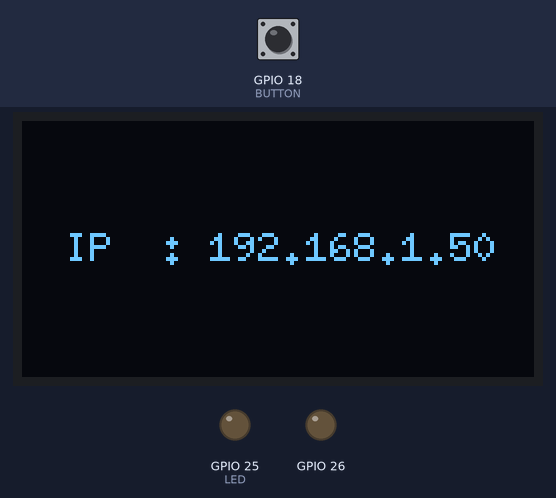
Recording of a sketch running on a simulated ESP32. Shown: 128×64 one-colour display, output pins drawn as LEDs (lit = HIGH). The inputs (shaded band) are chosen by the test bench; at power-on: GPIO 18 (BUTTON) HIGH. WiFi joins after 1.5 s; servers stay silent unless stated; uploads are accepted with an empty reply; what the sketch prints to the serial monitor is not drawn.

Above: at 1.6 s.
At 4.8 s:
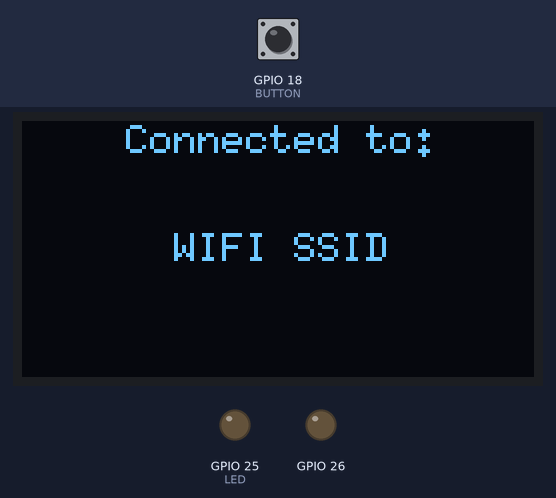
4.9 s: GPIO 18 (BUTTON) pulled LOW for 0.15 s
At 6.7 s:
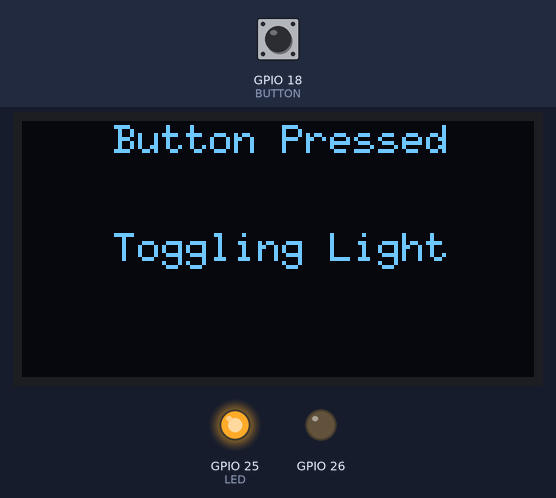
10.9 s: GPIO 18 (BUTTON) pulled LOW for 1 s
At 16.3 s:
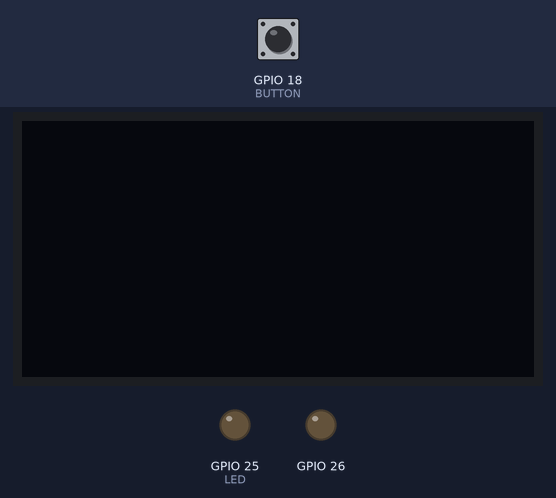
Timing chart, 0 to 17.8 s (numbered marks = the images above; inputs shaded):
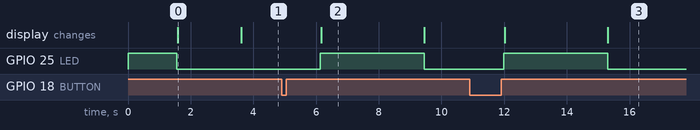

Measured:
- after the input at 4.9 s, GPIO 25 (LED): LOW → HIGH after 1.2 s, → LOW 3.3 s later; the display: changes after 1.3 s (image 2)
- after the input at 10.9 s, GPIO 25 (LED): LOW → HIGH after 1.1 s, → LOW 3.3 s later; the display: first changes after 1.1 s (image 3 shows a later state)
- what the display in image 0 shows lasts 2.0 s, from 1.6 s to 3.6 s
- what the display in image 2 shows lasts 3.3 s, from 6.2 s to 9.5 s

The sketch:

LIFX-Light-Toggle.ino
```cpp
/*
 *  HTTP over TLS (HTTPS) example sketch
 *
 *  This example demonstrates how to use
 *  WiFiClientSecure class to access HTTPS API.
 *  We fetch and display the status of
 *  esp8266/Arduino project continuous integration
 *  build.
 *
 *  Created by Ivan Grokhotkov, 2015.
 *  This example is in public domain.
 *
 *  Edited by Jordan Davis and Eric Brasuell, May 3 2020
 *  Updated it to inclued support for ESP32 and the U8g2 screen library
 */

#include <WiFi.h>
#include <WiFiClientSecure.h>
#include <U8g2lib.h>
#define BUTTON                    18  //Pin for button
#define LED                       25  //Pin for board LED
#define FONT_ONE_HEIGHT           8
#define FONT_TWO_HEIGHT           20
char      chBuffer[128];

U8G2_SSD1306_128X64_NONAME_F_HW_I2C       u8g2(U8G2_R0, 16, 15, 4);

const char* chSSID = "WIFI SSID"; //Insert WIFI SSID here, keep the quotes
const char* password = "PASSWORD"; //Insert WIFI password here, keep the quotes

const char* host = "api.lifx.com";
const int httpsPort = 443;

int usleep(useconds_t usec);

// Use web browser to view and copy
// SHA1 fingerprint of the certificate
bool buttonPressed;
void setup() {
  //Serial baud rate
  Serial.begin(115200);

  //setup for Ledc Code
  ledcSetup(0, 1E5, 12);
  ledcAttachPin(26, 0); // Change 25 to 26 as required
  ledcWrite(26, 25);

  pinMode(BUTTON, INPUT_PULLUP);
  pinMode(LED, OUTPUT);
  digitalWrite(LED, 1);

  //Setup for u8g2 screen
  u8g2.begin();
  u8g2.setFont(u8g2_font_6x10_tr);
  u8g2.setFontRefHeightExtendedText();
  u8g2.setDrawColor(1);
  u8g2.setFontPosTop();
  u8g2.setFontDirection(0);

  buttonPressed = false;
  //write to screen that it is attempting to connect to SSID
  u8g2.clearBuffer();
  sprintf(chBuffer, "%s", "Connecting to:");
  u8g2.drawStr(64 - (u8g2.getStrWidth(chBuffer) / 2), 0, chBuffer);
  sprintf(chBuffer, "%s", chSSID);
  u8g2.drawStr(64 - (u8g2.getStrWidth(chBuffer) / 2), 31 - (FONT_ONE_HEIGHT / 2), chBuffer);
  u8g2.sendBuffer();

  Serial.begin(115200);
  Serial.println();
  Serial.print("connecting to ");
  Serial.println(chSSID);
  WiFi.begin(chSSID, password);
  while (WiFi.status() != WL_CONNECTED) {
    delay(500);
    Serial.print(".");
  }
  digitalWrite(LED, 0);
  Serial.println("");
  Serial.println("WiFi connected");
  Serial.println("IP address: ");
  Serial.println(WiFi.localIP());

  char  chIp[81];

  //write ip address to screen (proves if connected)
  u8g2.clearBuffer();
  WiFi.localIP().toString().toCharArray(chIp, sizeof(chIp) - 1);
  sprintf(chBuffer, "IP  : %s", chIp);
  u8g2.drawStr(64 - (u8g2.getStrWidth(chBuffer) / 2), 31 - (FONT_ONE_HEIGHT / 2), chBuffer);
  u8g2.sendBuffer();

  //write to screen the SSID you are connected to
  u8g2.clearBuffer();
  delay(2000);
  sprintf(chBuffer, "%s", "Connected to:");
  u8g2.drawStr(64 - (u8g2.getStrWidth(chBuffer) / 2), 0, chBuffer);
  sprintf(chBuffer, "%s", chSSID);
  u8g2.drawStr(64 - (u8g2.getStrWidth(chBuffer) / 2), 31 - (FONT_ONE_HEIGHT / 2), chBuffer);
  u8g2.sendBuffer();

  attachInterrupt(digitalPinToInterrupt(BUTTON), button, FALLING);
}


// Requests Light status from Lifx API & displays light status on screen (on/off/Error *Error only prints in Serial Monitor*)
void getLightStatus(){
  WiFiClientSecure client;
  Serial.print("connecting to ");
  Serial.println(host);
  if (!client.connect(host, httpsPort)) {
      Serial.println("connection failed");
      return;
  }
  //https://api.developer.lifx.com/docs/list-lights
  String url = "/v1/lights/all";
  Serial.print("requesting URL: ");
  Serial.println(url);

  client.print(String("GET ") + url + "?duration=2 HTTP/1.1\r\n" +
              "Host: " + host + "\r\n" +
              "User-Agent: BuildFailureDetectorESP8266\r\n" +
              //Authorization: Bearer [device token]\r\n
              "Authorization: Bearer [Device token]\r\n" + //Add your device token here, remove []
              "Connection: close\r\n\r\n");

  Serial.println("request sent");
  while (client.connected()) {
      String line = client.readStringUntil('\n');
      if (line == "\r") {
      Serial.println("headers received");
      break;
  }
  }

  String line;
  String chunk;
  chunk = client.readStringUntil('\n');
  while(chunk.length() > 0){
    line += chunk;
    chunk = client.readStringUntil('\n');
  }
  Serial.println(chunk);
  int statusIndex = line.indexOf("\"power\": \""); //look for "power" header in reply

  //print light status to screen
  if(line.charAt(statusIndex + 11) == 'f') {    // Look for the twelfth character of the "power" header in reply. If letter is "f", write to screen
    u8g2.clearBuffer();
    sprintf(chBuffer, "%s", "Light is off");
    u8g2.drawStr(64 - (u8g2.getStrWidth(chBuffer) / 2), 31 - (FONT_ONE_HEIGHT / 2), chBuffer);
    u8g2.sendBuffer();

  } else if(line.charAt(statusIndex + 11) == 'n') {   // if letter is "n", write to screen
    u8g2.clearBuffer();
    sprintf(chBuffer, "%s", "Light is on");
    u8g2.drawStr(64 - (u8g2.getStrWidth(chBuffer) / 2), 31 - (FONT_ONE_HEIGHT / 2), chBuffer);
    u8g2.sendBuffer();

  } else {    //write errors in serial
    Serial.print("Error: Character is: ");
    Serial.println(line.charAt(statusIndex  + 11));

  }
}

//When button is pressed, print to serial
//"u8g2" code is screen

void button(){
  buttonPressed=true;
  Serial.println("Button has been pressed");
}


/*This function has everything involved with the lifx api.
  It is only designed to toggle the light at the moment*/
void toggleLight(){
  WiFiClientSecure client;
  Serial.print("connecting to ");
  Serial.println(host);
  if (!client.connect(host, httpsPort)) {
      Serial.println("connection failed");
      return;
  }

  //https://api.developer.lifx.com/docs/toggle-power
  String url = "/v1/lights/all/toggle";
  Serial.print("requesting URL: ");
  Serial.println(url);

  client.print(String("POST ") + url + "?duration=2 HTTP/1.1\r\n" +
              "Host: " + host + "\r\n" +
              "User-Agent: BuildFailureDetectorESP8266\r\n" +
              //Authorization: Bearer [device token]\r\n
              "Authorization: Bearer [Device token]\r\n" + //Add your device token here, remove []
              "Connection: close\r\n\r\n");

  Serial.println("request sent");
  while (client.connected()) {
    String line = client.readStringUntil('\n');
    if (line == "\r") {
    Serial.println("headers received");
    break;
    }
  }


  String line;
  String chunk;
  chunk = client.readStringUntil('\n');
  while(chunk.length() > 0){
    line += chunk;
    chunk = client.readStringUntil('\n');
  }
  int statusIndex = line.indexOf("\"power\": \"");

  //print light status to serial
  if(line.charAt(statusIndex + 11) == 'f') {    // light is off
    Serial.println("Light is off");
  } else if(line.charAt(statusIndex + 11) == 'n'){
    Serial.println("Light is on");
  } else{
    Serial.print("Error: Character is: ");
    Serial.println(line.charAt(statusIndex  + 11));
  }


  //write reply headers to serial
  Serial.println("reply was:");
  Serial.println("==========");
  Serial.println(line);
  Serial.println("==========");
  Serial.println("closing connection");
}


void loop() {
  getLightStatus();
  if(buttonPressed){
    digitalWrite(LED, 1); //turn on board LED if button is pressed

    //write button pressed to screen
    u8g2.clearBuffer();
    sprintf(chBuffer, "%s", "Button Pressed");
    u8g2.drawStr(64 - (u8g2.getStrWidth(chBuffer) / 2), 0, chBuffer);
    sprintf(chBuffer, "%s", "Toggling Light");
    u8g2.drawStr(64 - (u8g2.getStrWidth(chBuffer) / 2), 31 - (FONT_ONE_HEIGHT / 2), chBuffer);
    u8g2.sendBuffer();

    //toggle light
    toggleLight();
    delay(2000);

    u8g2.clearBuffer();
    u8g2.sendBuffer();

    //turn off board LED when button is not pressed
    buttonPressed=false;
    digitalWrite(LED, 0);
  }
}
```
